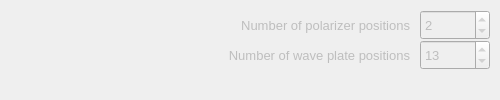
      <widget class="QWidget" name="pageObsPCal">
       <property name="geometry">
        <rect>
         <x>0</x>
         <y>0</y>
         <width>500</width>
         <height>100</height>
        </rect>
       </property>
       <attribute name="label">
        <string>Observations -- Polarimetric Calibration</string>
       </attribute>
       <widget class="QLabel" name="labelObsPCal1">
        <property name="enabled">
         <bool>false</bool>
        </property>
        <property name="geometry">
         <rect>
          <x>220</x>
          <y>40</y>
          <width>190</width>
          <height>30</height>
         </rect>
        </property>
        <property name="font">
         <font>
          <pointsize>10</pointsize>
         </font>
        </property>
        <property name="text">
         <string>Number of wave plate positions</string>
        </property>
        <property name="alignment">
         <set>Qt::AlignRight|Qt::AlignTrailing|Qt::AlignVCenter</set>
        </property>
       </widget>
       <widget class="QSpinBox" name="spinBoxObsPCalRet">
        <property name="enabled">
         <bool>false</bool>
        </property>
        <property name="geometry">
         <rect>
          <x>420</x>
          <y>40</y>
          <width>70</width>
          <height>30</height>
         </rect>
        </property>
        <property name="font">
         <font>
          <pointsize>10</pointsize>
         </font>
        </property>
        <property name="minimum">
         <number>1</number>
        </property>
        <property name="maximum">
         <number>360</number>
        </property>
        <property name="value">
         <number>13</number>
        </property>
       </widget>
       <widget class="QSpinBox" name="spinBoxObsPCalPol">
        <property name="enabled">
         <bool>false</bool>
        </property>
        <property name="geometry">
         <rect>
          <x>420</x>
          <y>10</y>
          <width>70</width>
          <height>30</height>
         </rect>
        </property>
        <property name="font">
         <font>
          <pointsize>10</pointsize>
         </font>
        </property>
        <property name="minimum">
         <number>1</number>
        </property>
        <property name="maximum">
         <number>360</number>
        </property>
        <property name="value">
         <number>2</number>
        </property>
       </widget>
       <widget class="QLabel" name="labelObsPCal2">
        <property name="enabled">
         <bool>false</bool>
        </property>
        <property name="geometry">
         <rect>
          <x>220</x>
          <y>10</y>
          <width>190</width>
          <height>30</height>
         </rect>
        </property>
        <property name="font">
         <font>
          <pointsize>10</pointsize>
         </font>
        </property>
        <property name="text">
         <string>Number of polarizer positions</string>
        </property>
        <property name="alignment">
         <set>Qt::AlignRight|Qt::AlignTrailing|Qt::AlignVCenter</set>
        </property>
       </widget>
      </widget>
